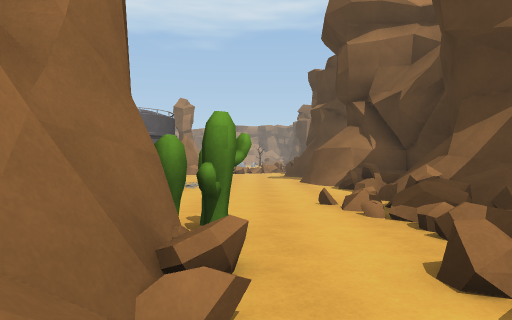
view 1 (above)

24 first-person views from a walk through a Unity game level. The camera is 1.3 m above the floor, looks level and sees 70° across. The floor is counted in squares, 2 m on a side. Each view is taken from the middle of a square. On the plan, view 1 faces up. The plan holds only what a view shows up to about 11 squares ahead; the rest is blank. The place goes on beyond the plan. Some animated figures are left out.

view 2
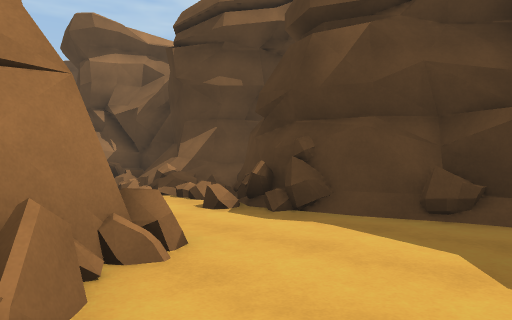

view 3
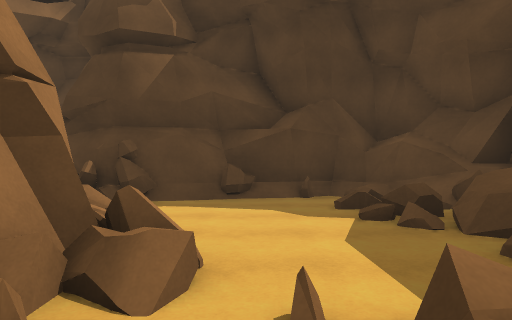

view 4
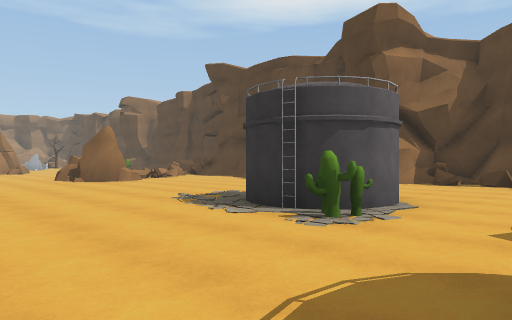

view 5
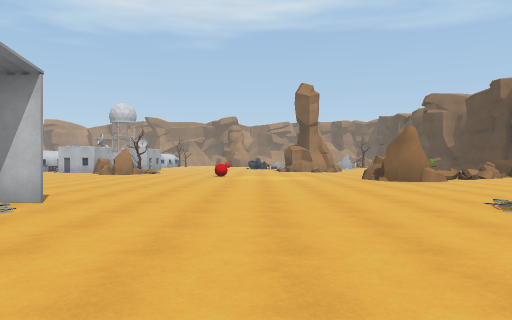

view 6
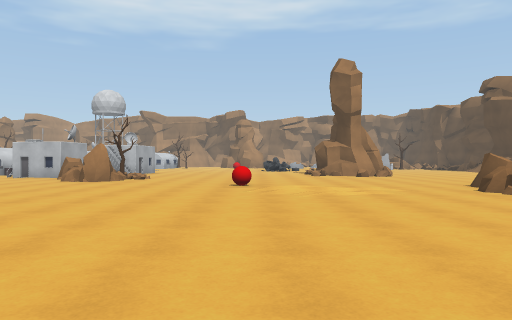

view 7
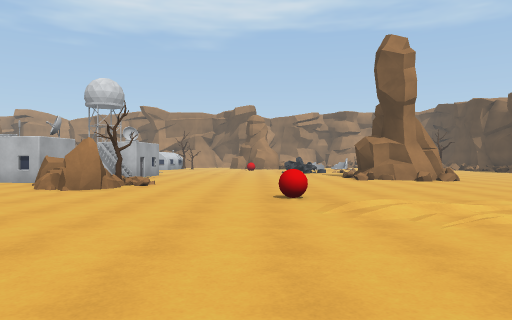

view 8
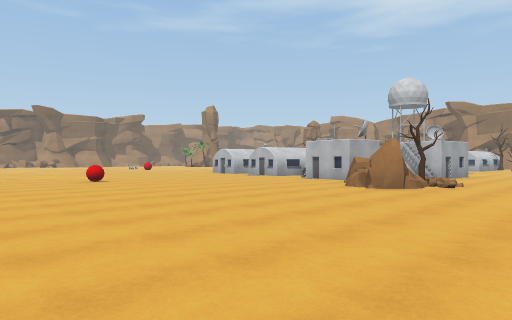

view 9
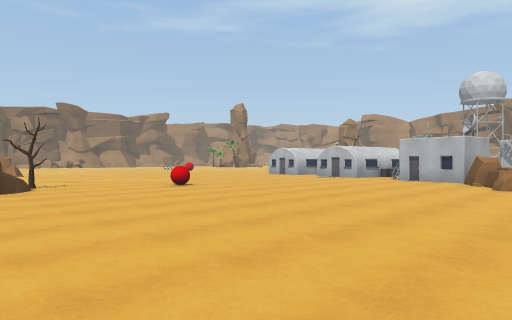

view 10
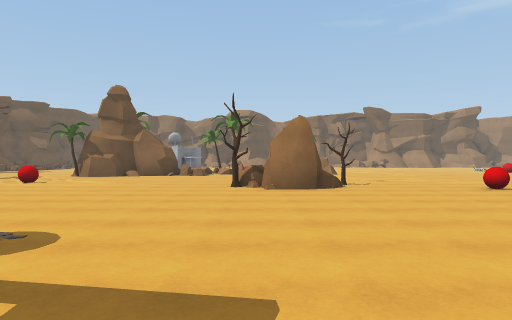

view 11
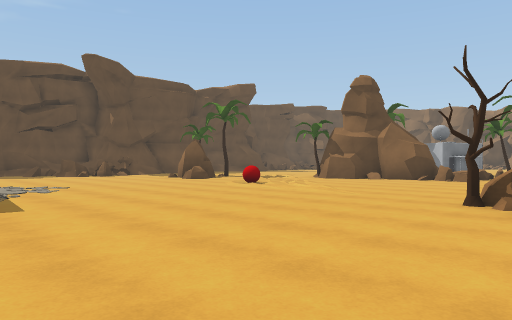

view 12
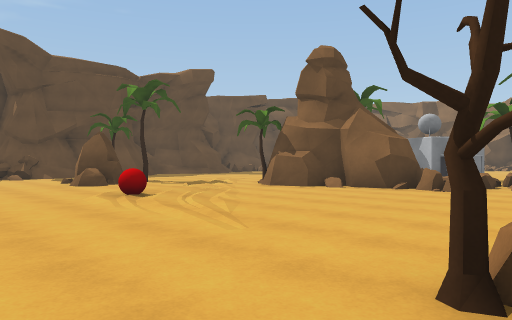

view 13
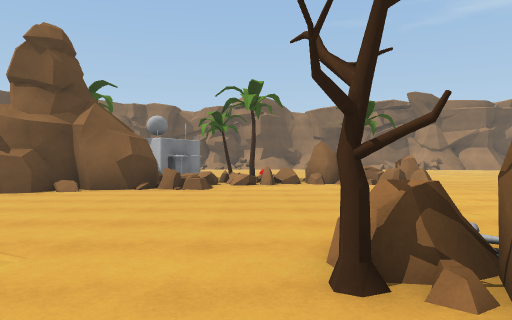

view 14
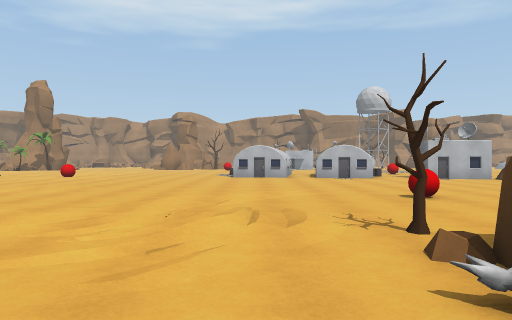

view 15
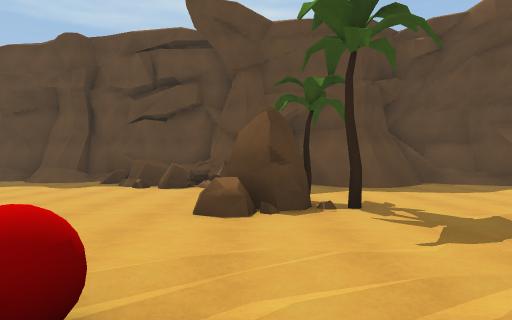

view 16
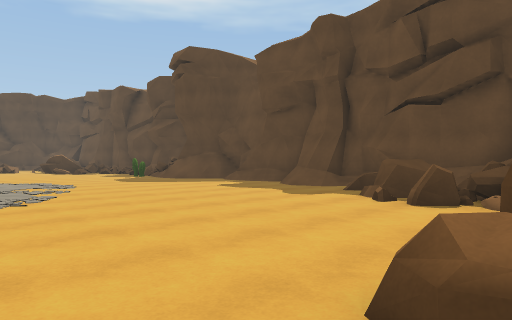

view 17
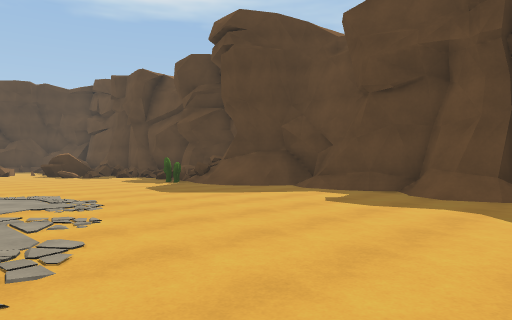

view 18
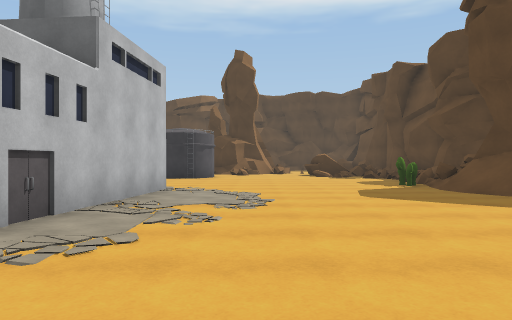

view 19
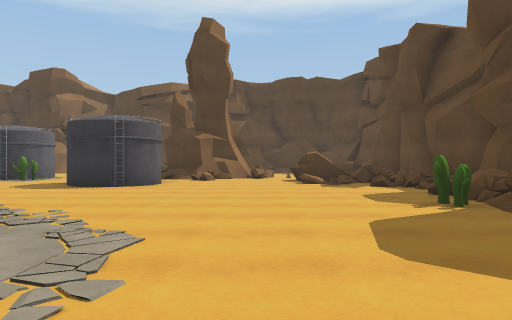

view 20
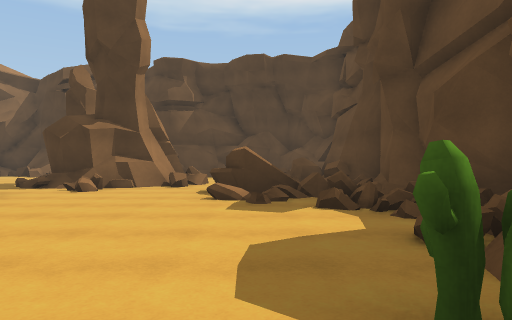

view 21
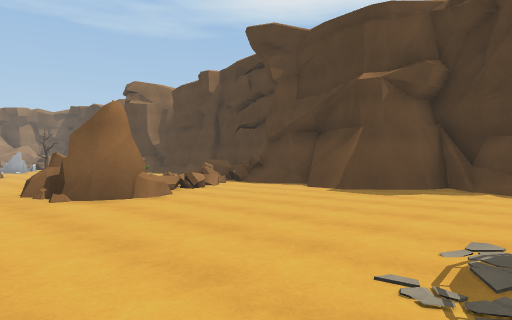

view 22
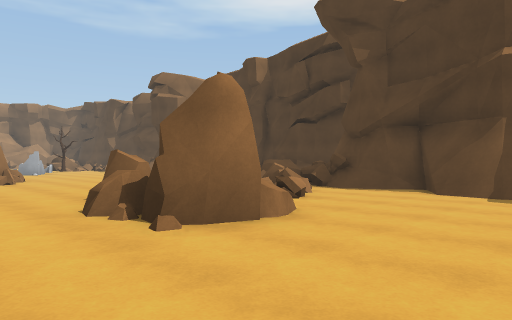

view 23
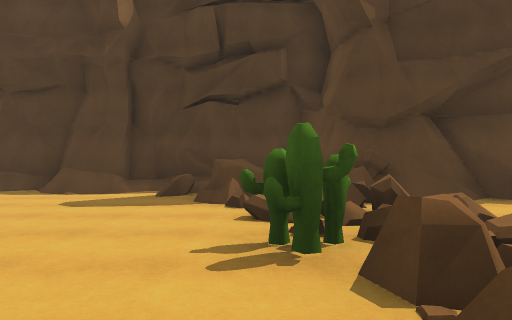

view 24
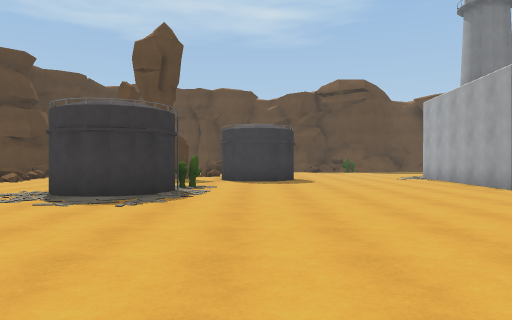

### Floor plan
Key: @ floor where view 1 was taken; # wall or solid block; x gap in a wall; . main floor; : floor 0.25 m higher than the main floor; + floor 0.5 m higher than the main floor; / step, stairs or slope; = window, fence, low wall or low ledge; ^ raised ledge; C cactus; R rock; B red ball; U building; T tree.
Columns run from 31 left of view 1 to 4 right of it. Each row starts with its distance up from view 1.
 24              UU#  .... ...//..  ...#
 23               .URT:........... ....#
 22 ............ ...RR.................#
 21 .................R...............==#
 20  .............................C+x^=#
 19  ./...................B.....RRC==###
 18 .......................//..RRR==/##
 17 ..........B................R##=../#
 16  ..........................R#....##
 15  R...............................##
 14  TR  ...TR.......................##
 13 RR.......RR.......................#
 12  #.......T........................#
 11 T=...............  #.............##
 10 T=...............  ........ #....##
  9 U##R...........     .......###.../#
  8 U###...........    #.......## ...=#
  7    #...........    #.......C......#
  6    ##...B......    #.............=##
  5    #T.........     #........ ....=##
  4     .......... ##  #....#  .  C..x.#
  3     ............####....##..###C.###
  2    ...TR...................####.=##
  1    ...TR....................###..##
  0   ..... ....................=##@./#
 -1  ...... ..................=/......#
 -2 #../##. =#=...............# =.....#
 -3 #//#######^=......//C...#== #^==#=#
 -4 ####    ^//#.#.##//#===#=######==##
 -5          #^######### ####       ^##

Where each view was taken, in squares from view 1:
view 1: 0 up, 0 right, facing up
view 2: 2 down, 2 left, facing up-right
view 3: 1 down, 4 left, facing right
view 4: 5 up, 8 left, facing up-right
view 5: 5 up, 8 left, facing up
view 6: 10 up, 9 left, facing up
view 7: 13 up, 10 left, facing up
view 8: 13 up, 10 left, facing up-left
view 9: 12 up, 13 left, facing up-left
view 10: 12 up, 13 left, facing left
view 11: 13 up, 16 left, facing down-left
view 12: 12 up, 20 left, facing down-left
view 13: 11 up, 20 left, facing left
view 14: 11 up, 24 left, facing up
view 15: 7 up, 24 left, facing down
view 16: 4 up, 24 left, facing down-right
view 17: 3 up, 20 left, facing down-right
view 18: 1 up, 20 left, facing right
view 19: 0 up, 16 left, facing right
view 20: 2 down, 12 left, facing right
view 21: 10 up, 6 left, facing up-right
view 22: 13 up, 6 left, facing up-right
view 23: 20 up, 4 left, facing right
view 24: 16 up, 6 left, facing down
